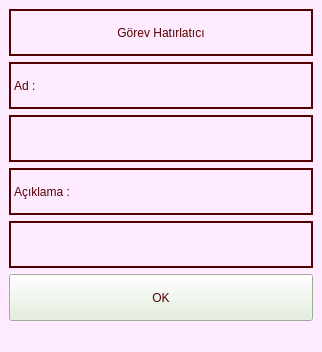
<?xml version="1.0" encoding="UTF-8"?>
<ui version="4.0">
 <class>MainWindow</class>
 <widget class="QMainWindow" name="MainWindow">
  <property name="geometry">
   <rect>
    <x>0</x>
    <y>0</y>
    <width>322</width>
    <height>352</height>
   </rect>
  </property>
  <property name="windowTitle">
   <string>MainWindow</string>
  </property>
  <property name="styleSheet">
   <string notr="true">background-color: rgb(255, 235, 255);</string>
  </property>
  <widget class="QWidget" name="centralwidget">
   <layout class="QVBoxLayout" name="verticalLayout_7">
    <item>
     <layout class="QVBoxLayout" name="verticalLayout">
      <item>
       <widget class="QLabel" name="label">
        <property name="styleSheet">
         <string notr="true">color : rgb(85, 0, 0);
font: 87 italic 14pt &quot;Segoe UI Black&quot;;
background-color: rgb(255, 235, 255);
border : 2px solid rgb(85, 0, 0);</string>
        </property>
        <property name="text">
         <string>Görev Hatırlatıcı</string>
        </property>
        <property name="alignment">
         <set>Qt::AlignCenter</set>
        </property>
       </widget>
      </item>
     </layout>
    </item>
    <item>
     <layout class="QVBoxLayout" name="verticalLayout_2">
      <item>
       <widget class="QLabel" name="label_2">
        <property name="styleSheet">
         <string notr="true">color : rgb(85, 0, 0);
font: 87 italic 12pt &quot;Segoe UI Black&quot;;
background-color: rgb(255, 235, 255);
border : 2px solid rgb(85, 0, 0);</string>
        </property>
        <property name="text">
         <string>Ad : </string>
        </property>
       </widget>
      </item>
     </layout>
    </item>
    <item>
     <layout class="QVBoxLayout" name="verticalLayout_3">
      <item>
       <widget class="QLabel" name="label_3">
        <property name="styleSheet">
         <string notr="true">background-color: rgb(255, 235, 255);
font: 87 8pt &quot;Arial Black&quot;;
border : 2px solid rgb(85, 0, 0);

</string>
        </property>
        <property name="text">
         <string/>
        </property>
       </widget>
      </item>
     </layout>
    </item>
    <item>
     <layout class="QVBoxLayout" name="verticalLayout_4">
      <item>
       <widget class="QLabel" name="label_4">
        <property name="styleSheet">
         <string notr="true">color : rgb(85, 0, 0);
font: 87 italic 12pt &quot;Segoe UI Black&quot;;
background-color: rgb(255, 235, 255);
border : 2px solid rgb(85, 0, 0);</string>
        </property>
        <property name="text">
         <string>Açıklama :</string>
        </property>
       </widget>
      </item>
     </layout>
    </item>
    <item>
     <layout class="QVBoxLayout" name="verticalLayout_5">
      <item>
       <widget class="QLabel" name="label_5">
        <property name="sizePolicy">
         <sizepolicy hsizetype="Preferred" vsizetype="Preferred">
          <horstretch>0</horstretch>
          <verstretch>0</verstretch>
         </sizepolicy>
        </property>
        <property name="styleSheet">
         <string notr="true">background-color: rgb(255, 235, 255);
font: 87 8pt &quot;Arial Black&quot;;
border : 2px solid rgb(85, 0, 0);

</string>
        </property>
        <property name="text">
         <string/>
        </property>
       </widget>
      </item>
     </layout>
    </item>
    <item>
     <layout class="QVBoxLayout" name="verticalLayout_6">
      <item>
       <widget class="QPushButton" name="pushButton">
        <property name="sizePolicy">
         <sizepolicy hsizetype="Expanding" vsizetype="Preferred">
          <horstretch>0</horstretch>
          <verstretch>0</verstretch>
         </sizepolicy>
        </property>
        <property name="styleSheet">
         <string notr="true">background-color: rgb(226, 239, 220);
font: 87 8pt &quot;Arial Black&quot;;
color : rgb(85, 0, 0)</string>
        </property>
        <property name="text">
         <string>OK</string>
        </property>
       </widget>
      </item>
     </layout>
    </item>
   </layout>
  </widget>
  <widget class="QMenuBar" name="menubar">
   <property name="geometry">
    <rect>
     <x>0</x>
     <y>0</y>
     <width>322</width>
     <height>21</height>
    </rect>
   </property>
  </widget>
  <widget class="QStatusBar" name="statusbar"/>
 </widget>
 <resources/>
 <connections/>
</ui>
